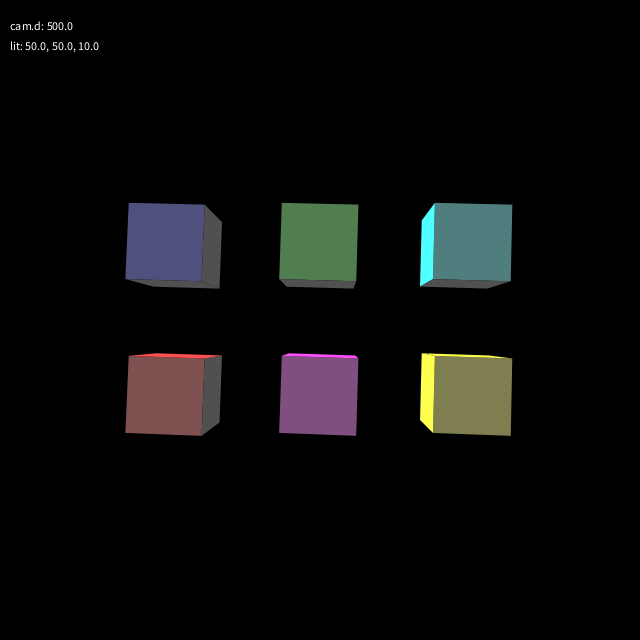
Frame 1 (no input)
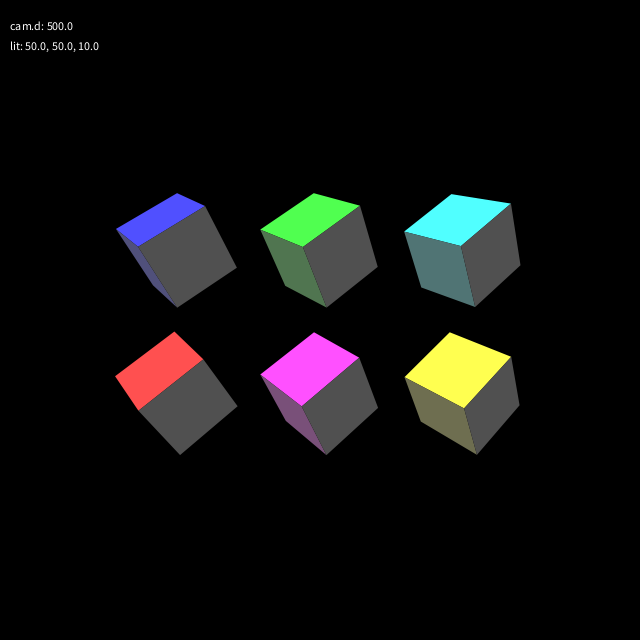
Frame 60 (the mouse pressed at the canvas centre just before this capture)
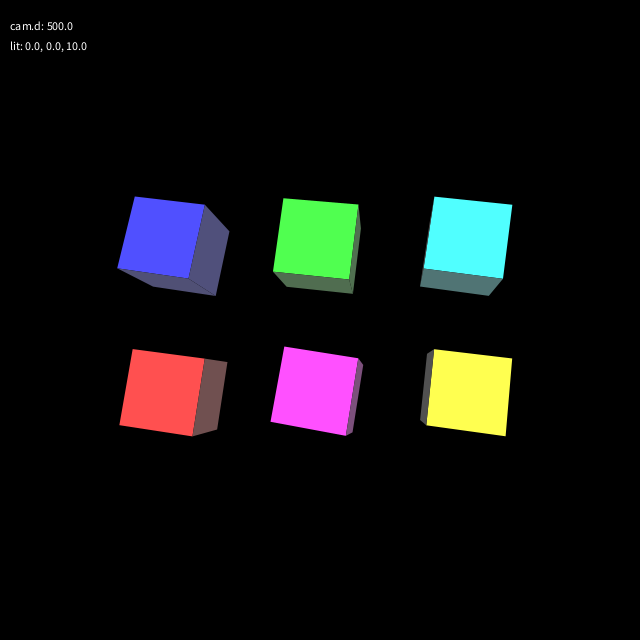
Frame 120 (the mouse held since frame 60 and released just before this capture)

The Processing sketch that drew these frames (run headless with seeded random() and noise(); from frame 60 on, the mouse is pressed at the canvas centre):

// Processing sketch: euler
// ── euler.pde
Camera cam;
Light lit;
Cube cubes[];

class PAC
{
  float cx, cy, cz;
  color col;
  PAC(float cx, float cy, float cz, color col)
  {
    this.cx = cx; this.cy = cy; this.cz = cz;
    this.col = col;
  }
}

PAC pac[] = {
  new PAC(-200, -100, 200, color(0, 0, 255)),
  new PAC(-200,  100, 200, color(255, 0, 0)),
  new PAC(   0, -100, 200, color(0, 255, 0)),
  new PAC(   0,  100, 200, color(255, 0, 255)),
  new PAC( 200, -100, 200, color(0, 255, 255)),
  new PAC( 200,  100, 200, color(255, 255, 0)),
};

void setup()
{
  size(640, 640);
  background(0);

  cam = new Camera();
  cam.d = 500;

  lit = new Light();
  lit.x = 0; lit.y = 0; lit.z = 10;

  int n = pac.length;
  cubes = new Cube[n];
  for (int i = 0; i < n; i++) {
    Cube p = new Cube(100, pac[i].col);
    p.move(pac[i].cx, pac[i].cy, pac[i].cz);
    cubes[i] = p; 
  }
}

void draw()
{
  background(0);
  
  lit.x = 100.0 * ((width/2) - mouseX) / width;
  lit.y = 100.0 * ((height/2) - mouseY) / height;

  float theta = PI/100;

  for (int i = 0; i < pac.length; i++) {
    Cube p = cubes[i];
    p.move(-pac[i].cx, -pac[i].cy, -pac[i].cz);
    switch (i) {
    case 0: p.rotx(theta); p.roty(theta); p.rotz(theta); break;
    case 1: p.rotx(theta); p.rotz(theta); p.roty(theta); break;
    case 2: p.roty(theta); p.rotx(theta); p.rotz(theta); break;
    case 3: p.roty(theta); p.rotz(theta); p.rotx(theta); break;
    case 4: p.rotz(theta); p.rotx(theta); p.roty(theta); break;
    case 5: p.rotz(theta); p.roty(theta); p.rotx(theta); break;
    }
    p.move(pac[i].cx, pac[i].cy, pac[i].cz);
    p.draw(cam, lit);  
  }

  fill(255);
  text("cam.d: " + cam.d, 10, 30);
  text("lit: " + lit.x + ", " + lit.y + ", " + lit.z, 10, 50);
}

// ── Geom.pde
class Geom
{
  Poly surfaces[];

  void move(float dx, float dy, float dz)
  {
    for (int i = 0; i < surfaces.length; i++) {
      Poly p = surfaces[i];
      p.move(dx, dy, dz);
    }
  }

  void rotx(float rx)
  {
    for (int i = 0; i < surfaces.length; i++) {
      Poly p = surfaces[i];
      p.rotx(rx);
    }
  }

  void roty(float ry)
  {
    for (int i = 0; i < surfaces.length; i++) {
      Poly p = surfaces[i];
      p.roty(ry);
    }
  }

  void rotz(float rz)
  {
    for (int i = 0; i < surfaces.length; i++) {
      Poly p = surfaces[i];
      p.rotz(rz);
    }
  }
  
  void draw(Camera cam, Light lit)
  {
    for (int i = 0; i < surfaces.length; i++) {
      Poly p = surfaces[i];
      p.draw(cam, lit);
    }
  }
}

class Cube extends Geom
{
  Cube(int sz, color c)
  {
    surfaces = new Square[6];
    Poly p;
  
    surfaces[0] = p = new Square(sz, c);
    p.roty(-0*PI/2);
    p.move(0, 0, -sz/2);
  
    surfaces[1] = p = new Square(sz, c);
    p.roty(-1*PI/2);
    p.move(sz/2, 0, 0);
  
    surfaces[2] = p = new Square(sz, c);
    p.roty(-2*PI/2);
    p.move(0, 0, sz/2);
    
    surfaces[3] = p = new Square(sz, c);
    p.roty(-3*PI/2);
    p.move(-sz/2, 0, 0);
    
    surfaces[4] = p = new Square(sz, c);
    p.rotx(-1*PI/2);
    p.move(0, sz/2, 0);
    
    surfaces[5] = p = new Square(sz, c);
    p.rotx(1*PI/2);
    p.move(0, -sz/2, 0);
  }
}


// ── Poly.pde
class Point2D
{
  float x, y;

  Point2D sub(Point2D o)
  {
    Point2D p = new Point2D();
    p.x = x - o.x;
    p.y = y - o.y;
    return p;
  }

  float cross(Point2D o)
  {
    return x*o.y-y*o.x;
  }
}

class Point3D
{
  float x, y, z;

  Point3D sub(Point3D o)
  {
    Point3D p = new Point3D();
    p.x = x - o.x;
    p.y = y - o.y;
    p.z = z - o.z;
    return p;
  }

  float norm()
  {
    return sqrt(x*x+y*y+z*z);
  }

  Point3D normalize()
  {
    Point3D p = new Point3D();
    float d = norm();
    p.x = x / d;
    p.y = y / d;
    p.z = z / d;
    return p;
  }

  float prod(Point3D o)
  {
    return x * o.x + y * o.y + z * o.z;
  }

  Point3D cross(Point3D o)
  {
    Point3D p = new Point3D();
    p.x = y * o.z - z * o.y;
    p.y = z * o.x - x * o.z;
    p.z = x * o.y - y * o.x;
    return p;
  }
}

class Camera
{
  float d;
  Point2D proj(Point3D p)
  {
    Point2D q = new Point2D();
    q.x = d * p.x / (d + p.z);
    q.y = d * p.y / (d + p.z);
    return q;
  }
}

class Light extends Point3D
{
  float ambient = 80;
  color apply(Point3D nrm, color c)
  {
    float L = max(0, normalize().prod(nrm));
    float R = L * red(c) + ambient;
    float G = L * green(c) + ambient;
    float B = L * blue(c) + ambient;
    return color(R, G, B);
  }
}

class Poly
{
  float x, y, z;
  float r, theta, phi;
  Point3D v[];
  color c;
  private Point2D v2d[];
  
  Poly(int n, color c)
  {
    v = new Point3D[n];
    this.c = c;
    v2d = new Point2D[n];
    for (int i = 0; i < v.length; i++) {
      v[i] = new Point3D();
    }
  }
  
  void draw(Camera cam, Light lit)
  {
    for (int i = 0; i < v.length; i++) {
      v2d[i] = cam.proj(v[i]);
      v2d[i].x += width / 2;
      v2d[i].y += height / 2;
    }
    Point2D a2d = v2d[1].sub(v2d[0]);
    Point2D b2d = v2d[2].sub(v2d[1]);
    float cross = a2d.cross(b2d);
    if (0 < cross) {
      Point3D a3d = v[1].sub(v[0]);
      Point3D b3d = v[2].sub(v[1]);
      Point3D nrm = a3d.cross(b3d).normalize();
      fill(lit.apply(nrm, c));
      noStroke();
      beginShape();
      for (int i = 0; i < v2d.length; i++) {
        vertex(v2d[i].x, v2d[i].y);
      }
      endShape(CLOSE);
    } else {
      /*
      fill(255, 0, 0);
      noStroke();
      beginShape();
      for (int i = 0; i < v2d.length; i++) {
        vertex(v2d[i].x, v2d[i].y);
      }
      endShape(CLOSE);
      */
    }
  }

  Point3D center()
  {
    Point3D c = new Point3D();
    c.x = c.y = c.z = 0;
    for (int i = 0; i < v.length; i++) {
      c.x += v[i].x;
      c.y += v[i].y;
      c.z += v[i].z;
    }
    c.x /= v.length;
    c.y /= v.length;
    c.z /= v.length;
    return c;
  }
  
  void rotx(float rx)
  {
    for (int i = 0; i < v.length; i++) {
      float r = mag(v[i].z, v[i].y);
      float theta = atan2(v[i].y, v[i].z);
      v[i].z = r * cos(theta + rx);
      v[i].y = r * sin(theta + rx);
    }
  }

  void roty(float ry)
  {
    for (int i = 0; i < v.length; i++) {
      float r = mag(v[i].z, v[i].x);
      float theta = atan2(v[i].x, v[i].z);
      v[i].z = r * cos(theta + ry);
      v[i].x = r * sin(theta + ry);
    }
  }

  void rotz(float rz)
  {
    for (int i = 0; i < v.length; i++) {
      float r = mag(v[i].x, v[i].y);
      float theta = atan2(v[i].y, v[i].x);
      v[i].x = r * cos(theta + rz);
      v[i].y = r * sin(theta + rz);
    }
  }
  
  void move(float dx, float dy, float dz)
  {
    for (int i = 0; i < v.length; i++) {
      v[i].x += dx;
      v[i].y += dy;
      v[i].z += dz;
    }
  }
}

class Square extends Poly
{
  Square(int sz, color c)
  {
    super(4, c);
    v[0].x = sz/2;
    v[0].y = sz/2;
    v[1].x = -sz/2;
    v[1].y = sz/2;
    v[2].x = -sz/2;
    v[2].y = -sz/2;
    v[3].x = sz/2;
    v[3].y = -sz/2;
    v[0].z = v[1].z = v[2].z = v[3].z = 0;
  }
}
